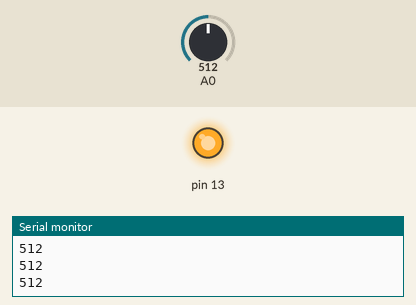
Recording of a sketch running on a simulated Arduino Uno, built with avr-gcc and run on an emulated ATmega328P. Shown: output pins drawn as LEDs (lit = HIGH), the last lines printed to the serial monitor. The inputs (shaded band) are chosen by the test bench; at power-on: A0 = 512.

Above: at 1.2 s.
1.3 s: A0 set to 490
At 1.8 s:
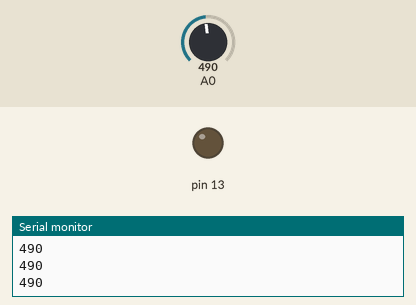
2.8 s: A0 set to 510
At 4.0 s:
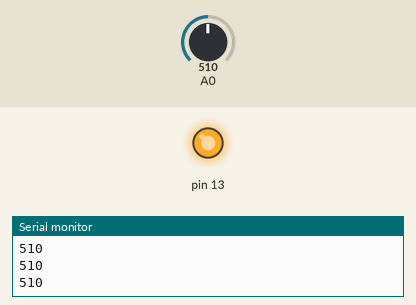
4.3 s: A0 set to 306
At 5.0 s:
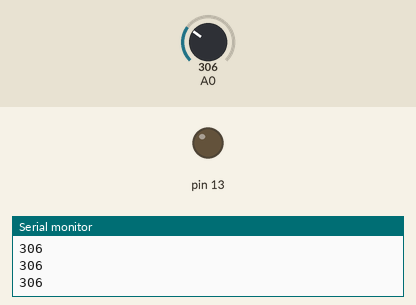
Timing chart, 0 to 7.3 s (numbered marks = the images above; inputs shaded):
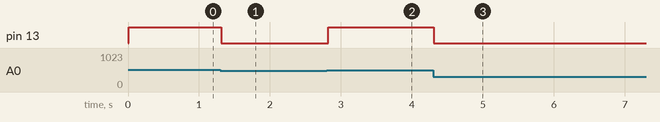

Measured:
- the behaviour switches between 501 and 500 on A0 (found by bisection; images 0 and 1)
- after the input at 1.3 s, pin 13: HIGH → LOW at once
- after the input at 2.8 s, pin 13: LOW → HIGH at once
- after the input at 4.3 s, pin 13: HIGH → LOW at once

The sketch:

ldr_v04.ino
```cpp
/*
LDR deger okuma ve isik siddetine gore karar verme
*/

void setup() {
  // put your setup code here, to run once:

  Serial.begin(9600);
  cikis_Pini_Belirle(13);
}

void loop() {
  // put your main code here, to run repeatedly:
  int ldr_degeri = analogRead(A0);
  Serial.println(ldr_degeri);
  delay(10);
  if (ldr_degeri > 500) {led_Yak(13);}
  else {led_Sondur(13);}
}

void cikis_Pini_Belirle(int pin_numarasi) {
  pinMode(pin_numarasi,OUTPUT);
}

void led_Yak(int pin_numarasi){
digitalWrite(pin_numarasi,HIGH);
}

void led_Sondur(int pin_numarasi){
digitalWrite(pin_numarasi,LOW);
}
```
